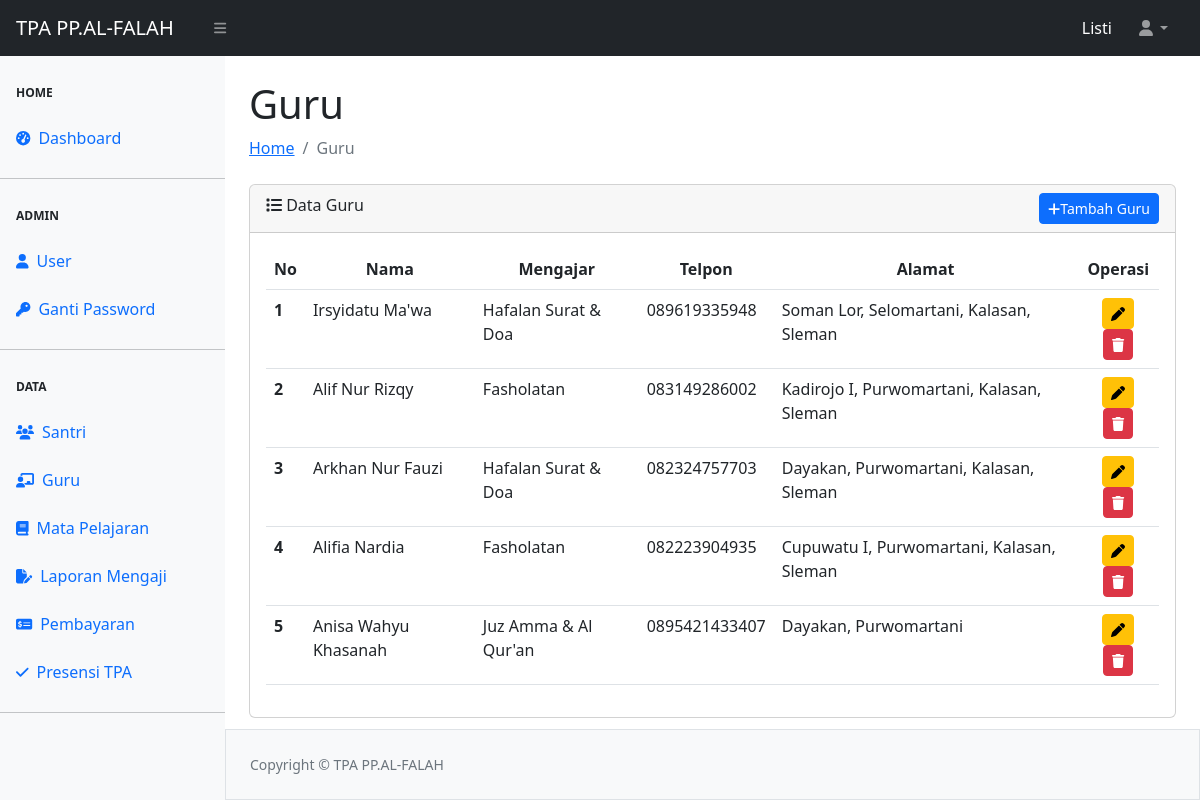
Screenshot of /guru/guru.php (signed in) with the database file from the repository.
### tables this page shows
CREATE TABLE `tbl_guru` (
  `id` int(11) NOT NULL,
  `nama` varchar(100) NOT NULL,
  `mengajar` varchar(128) NOT NULL,
  `telpon` varchar(20) NOT NULL,
  `alamat` varchar(128) NOT NULL
);

### config.php (called while the page is built, shortened)
<?php
$main_url = "http://localhost/siakad/";

### guru/guru.php (the view, shortened to what this page needs)
<?php
require_once "../config.php";
require_once "../template/header.php";
require_once "../template/navbar.php";
require_once "../template/sidebar.php";
?>
<div id="layoutSidenav_content">
              <main>
                 <div class="container-fluid px-4">
                   <h1 class="mt-4">Guru</h1>
                    <ol class="breadcrumb mb-4">
                        <li class="breadcrumb-item"><a href="../index.php">Home</a></li>
                        <li class="breadcrumb-item active">Guru</li>
                    </ol>
                    <div class="card">
                    	<div class="card-header">
                    		<i class="fa-solid fa-list"></i> Data Guru
                    		<a href="<?= $main_url ?>guru/add-guru.php" class="btn btn-sm btn-primary float-end"><i class="fa-solid fa-plus"></i>Tambah Guru</a>
                    	</div>
                    	<div class="card-body">
                    		<table class="table table-hover" id="datatablesSimple">
  <thead>
    <tr>
      <th scope="col"><center>No</center></th>
      <th scope="col"><center>Nama</center></th>
      <th scope="col"><center>Mengajar</center></th>
      <th scope="col"><center>Telpon</center></th>
      <th scope="col"><center>Alamat</center></th>
      <th scope="col"><center>Operasi</center></th>
    </tr>
  </thead>
  <tbody>
  	<?php
  	$no = 1;
  	$queryGuru = mysqli_query($koneksi, "SELECT * FROM tbl_guru");
  	while ($data = mysqli_fetch_array($queryGuru)) {
  	?>
    <tr>
      <th scope="row"><?= $no++ ?></th>
      <td><?= $data ['nama'] ?></td>
      <td><?= $data ['mengajar'] ?></td>
      <td><?= $data ['telpon'] ?></td>
      <td><?= $data ['alamat'] ?></td>
      <td align="center">
      	<a href="edit-guru.php?id=<?= $data['id'] ?>" class="btn btn-sm btn-warning"><i class="fa-solid fa-pen" title="Update Guru"></i></a>
      	<a href="hapus-guru.php?id=<?= $data['id'] ?>" class="btn btn-sm btn-danger" title="Hapus Guru" onclick="return confirm ('Anda yakin akan menghapus data ini ?')"><i class="fa-solid fa-trash"></i></a>
      </td>
    </tr>
    <?php } ?>
  </tbody>
</table>
                    	</div>
                    </div>
                </div>
            </main>
<?php
require_once "../template/footer.php";
?>

### rows the page displays
tbl_guru: nama "Irsyidatu Ma'wa", mengajar "Hafalan Surat & Doa", telpon "089619335948", alamat "Soman Lor, Selomartani, Kalasan, Sleman"
tbl_guru: nama "Alif Nur Rizqy", mengajar "Fasholatan", telpon "083149286002", alamat "Kadirojo I, Purwomartani, Kalasan, Sleman"
tbl_guru: nama "Arkhan Nur Fauzi", mengajar "Hafalan Surat & Doa", telpon "082324757703", alamat "Dayakan, Purwomartani, Kalasan, Sleman"
tbl_guru: nama "Alifia Nardia", mengajar "Fasholatan", telpon "082223904935", alamat "Cupuwatu I, Purwomartani, Kalasan, Sleman"
tbl_guru: nama "Anisa Wahyu Khasanah", mengajar "Juz Amma & Al Qur'an", telpon "0895421433407", alamat "Dayakan, Purwomartani"

### other values shown
$_SESSION['ssUser'] "Listi"
